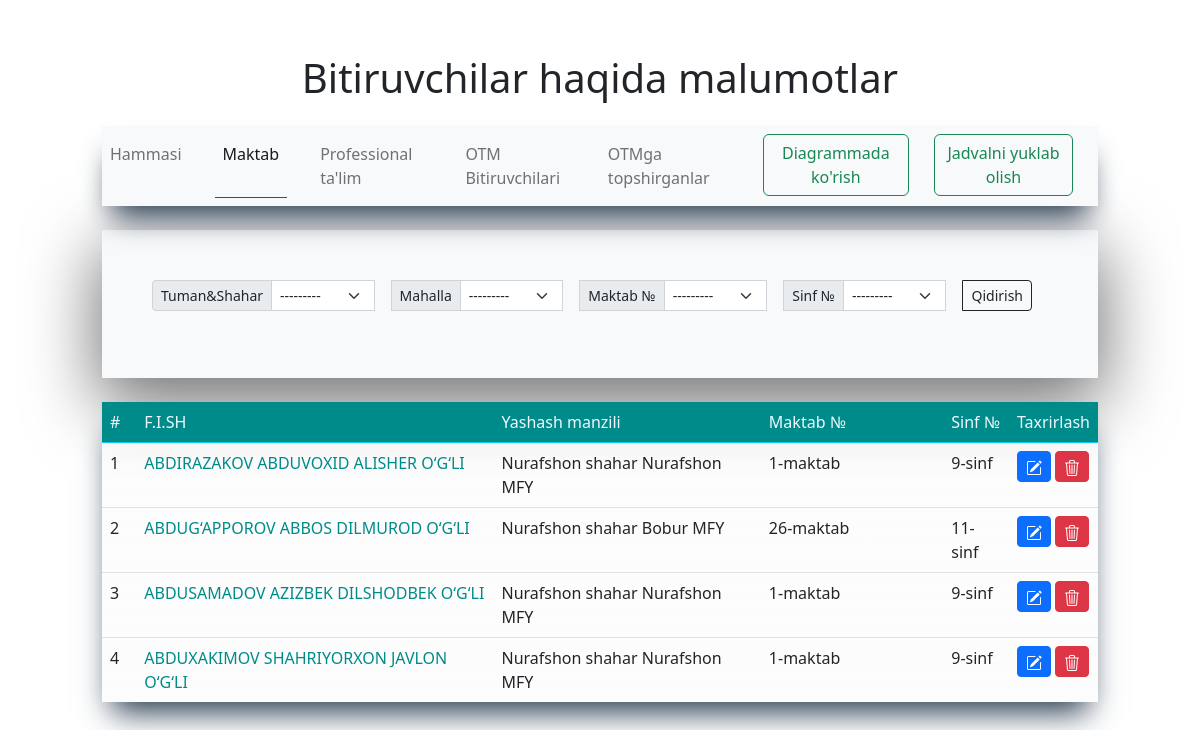
The app's page /bitiruvchilar/maktab/ (signed in), older data.
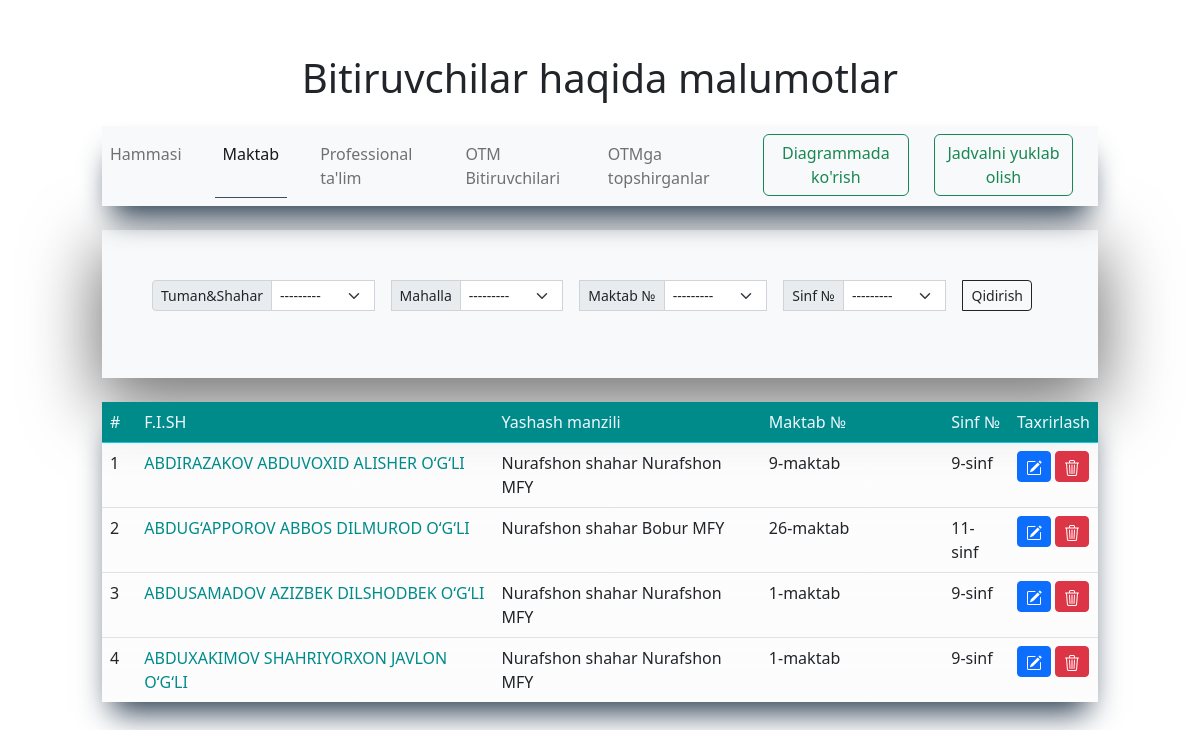
The same page, newer data.
### main/models.py (models this page shows, shortened)
class Bitiruvchi(models.Model):
    f_name = models.CharField(max_length=l, verbose_name="F.I.Sh")
    img  = models.ImageField(default='default/default.png', upload_to='bitiruvchilar-foto/', verbose_name="Rasm")
    t_sana = models.DateField(verbose_name="Tug'ulgan sana", null=True, blank=True)
    jins = models.CharField(max_length=l, choices=jins, verbose_name="Jinsi", default="o'g'il bola")
    tuman = models.ForeignKey(TumanVaShahar, on_delete=models.CASCADE, verbose_name="Yashaydigan tuman(shahar)")
    mahalla = models.ForeignKey(Mahalla, on_delete=models.CASCADE, verbose_name="Mahalla Nomi")
    uy = models.CharField(max_length=l, null=True, blank=True, verbose_name="Ko'cha nomi 45uy")
    phone = models.CharField(max_length=9, verbose_name="Telefon raqam (+998) ", null=True, blank=True)
    email = models.EmailField(max_length=l, verbose_name="E-Pochta", null=True, blank=True)
    imkonyat = models.ManyToManyField(Imkonyat, related_name="abilty", verbose_name="Kompyuter bilimi")
    qiziqish = models.ForeignKey(Qiziqish, related_name="interest", on_delete=models.CASCADE, verbose_name="Qiziqish")
    sport = models.ManyToManyField(Sport, related_name="sport", verbose_name="Qiziqadigan sport turi")
    chettili = models.ManyToManyField(ChetTili, related_name="f_lang")
    idea = models.CharField(verbose_name="Biznes g'oya", max_length=l, choices=yesNo, default="Yoq")
    short_f = models.CharField(max_length=10000, verbose_name="Bizness g'oya haqqida qisqacha (agar bor bo'lsa)", null=True, blank=True)
    add_time = models.DateTimeField(auto_now_add=True)
    def __str__(self):
        return self.f_name

class MaktabBitiruvchisi(Bitiruvchi):
    tuman_mk = models.ForeignKey(TumanVaShahar, on_delete=models.SET_NULL, null=True, blank=True, verbose_name="Maktab manzili")
    maktab = models.ForeignKey(Maktab, on_delete=models.CASCADE, verbose_name="Bitirayotgan maktab")
    sinf = models.CharField(max_length=l, choices=sinf, default='9-sinf', verbose_name="Sinf")
    vil = models.ForeignKey(Vil, related_name="mk_vil", on_delete=models.SET_NULL, null=True, blank=True, verbose_name="OTM manzili")
    otm_name = models.ForeignKey(Universitet, on_delete=models.SET_NULL, null=True, blank=True, verbose_name="Topshirmoqchi bo'lgan OTM Nomi")
    stu_way_un = models.CharField(max_length=l, null=True, blank=True, verbose_name="Mutaxasislik")
    other_un = models.CharField(max_length=l, verbose_name="ChetEl OTM nomi", null=True, blank=True)
    stu_way_ch = models.CharField(max_length=l, null=True, blank=True, verbose_name="Mutaxasislik")
    univer_sity = models.CharField(max_length=l, verbose_name="Topshirmoqchi bo'lgan universitet", null=True, blank=True)
    def __str__(self):
        return super().__str__()

class AutoTime(models.Model):
    name = models.CharField(max_length=l, verbose_name="Nomi")
    add_time = models.DateTimeField(auto_now_add=True)
    def __str__(self):
        return self.name

class Maktab(AutoTime):
    tuman = models.ForeignKey(TumanVaShahar, on_delete=models.CASCADE, verbose_name="Qaysi tuman")
    status = models.CharField(max_length=l, default="O'rta ta'lim maktabi", choices=type_school, blank=True, null=True)
    def __str__(self):
        return f"{super().name}-{self.status}"

class Bitiruvchi(models.Model):
    f_name = models.CharField(max_length=l, verbose_name="F.I.Sh")
    img  = models.ImageField(default='default/default.png', upload_to='bitiruvchilar-foto/', verbose_name="Rasm")
    t_sana = models.DateField(verbose_name="Tug'ulgan sana", null=True, blank=True)
    jins = models.CharField(max_length=l, choices=jins, verbose_name="Jinsi", default="o'g'il bola")
    tuman = models.ForeignKey(TumanVaShahar, on_delete=models.CASCADE, verbose_name="Yashaydigan tuman(shahar)")
    mahalla = models.ForeignKey(Mahalla, on_delete=models.CASCADE, verbose_name="Mahalla Nomi")
    uy = models.CharField(max_length=l, null=True, blank=True, verbose_name="Ko'cha nomi 45uy")
    phone = models.CharField(max_length=9, verbose_name="Telefon raqam (+998) ", null=True, blank=True)
    email = models.EmailField(max_length=l, verbose_name="E-Pochta", null=True, blank=True)
    imkonyat = models.ManyToManyField(Imkonyat, related_name="abilty", verbose_name="Kompyuter bilimi")
    qiziqish = models.ForeignKey(Qiziqish, related_name="interest", on_delete=models.CASCADE, verbose_name="Qiziqish")
    sport = models.ManyToManyField(Sport, related_name="sport", verbose_name="Qiziqadigan sport turi")
    chettili = models.ManyToManyField(ChetTili, related_name="f_lang")
    idea = models.CharField(verbose_name="Biznes g'oya", max_length=l, choices=yesNo, default="Yoq")
    short_f = models.CharField(max_length=10000, verbose_name="Bizness g'oya haqqida qisqacha (agar bor bo'lsa)", null=True, blank=True)
    add_time = models.DateTimeField(auto_now_add=True)
    def __str__(self):
        return self.f_name

class TumanVaShahar(AutoTime):
    status = models.CharField(max_length=l, choices=t_sh, default="shaxar")
    def __str__(self):
        return f"{super().name} {self.status}"

class AutoTime(models.Model):
    name = models.CharField(max_length=l, verbose_name="Nomi")
    add_time = models.DateTimeField(auto_now_add=True)
    def __str__(self):
        return self.name

### main/views.py (the view)
# urls.py: path("maktab/", Maktab, name="M"),
def Maktab(request):
    mk = MaktabBitiruvchisi.objects.all()
    mkFilter = MaktabFilter(request.GET, queryset=mk)
    mk = mkFilter.qs
    return render(request, "pages/maktab.html", {
        'mk':mk,
        'mkFil':mkFilter,
    })

### main/custom_context_processor.py (called while the page is built)
def data_avalible(request):
    all_tumanlar = TumanVaShahar.objects.all().order_by('name')
    context = {
        'all_tumanlar':all_tumanlar,
    }
    return context

### main/models.py (called while the page is built)
    def __str__(self):
        return f"{super().__str__()} MFY"

    def __str__(self):
        return super().__str__()

    def __str__(self):
        return super().__str__()

    def __str__(self):
        return super().__str__()

### templates/pages/maktab.html (shortened to what this page needs)
{% extends 'main.html' %}
{% block content %}
    <div class="background-table" >
            <div class="row">
            <div class="col-10 m-auto">
                <h1 class="text-center my-1">Bitiruvchilar haqida malumotlar</h1>
                <nav class="navbar navbar-expand-lg my-4 bg-light">
                    <div class="collapse navbar-collapse" id="navbarNav">
                    <ul class="navbar-nav w-100 justify-content-center top-nav">
                        <li class="nav-item ">
                            <a href="{% url 'T' %}" class="nav-link ">Hammasi</a>
                        </li>
                        <li class="nav-item active-li">
                            <a class="nav-link active" href="{% url 'M' %}">Maktab</a>
                        </li>
                        <li class="nav-item">
                            <a class="nav-link" href="{% url 'K' %}">Professional ta'lim</a>
                        </li>
                        <li class="nav-item">
                            <a class="nav-link" href="{% url 'F' %}">OTM Bitiruvchilari</a>
                        </li>
                        <li class="nav-item">
                            <a href="{% url 'E' %}" class="nav-link">OTMga topshirganlar</a>
                        </li>
                        <li class="nav-item">
                            <a href="{% url 'H' %}" class="btn btn-outline-success">Diagrammada ko'rish</a>
                        </li>
                        <li class="nav-item">
                            <a class="btn btn-outline-success" id="MaktabExport" type="button" href="">Jadvalni yuklab olish</a>
                        </li>
                    </ul>
                    </div>
                </nav>
                {% include "../widgets/filters.html" %}
                <div class="table-box">
                    <table class="table">
                            <thead class="border-info">
                                <tr>
                                    <th scope="col">#</th>
                                    <th scope="col">F.I.SH</th>
                                    <th scope="col">
                                        Yashash manzili
                                    </th>
                                    <th scope="col">
                                        Maktab №
                                    </th>
                                    <th scope="col">Sinf №</th>
                                    <th class="noExl">Taxrirlash</th>
                                </tr>
                            </thead>
                        <tbody>
                            {% for i in mk %}
                                <tr>
                                    <td>{{ forloop.counter }}</td>
                                    <td><a href="{% url 'RE' pk=i.pk %}">{{ i.f_name }}</a></td>
                                    <td>{{ i.tuman }} {{ i.mahalla }}</td>
                                    <td>{{ i.maktab }}</td>
                                    <td>{{ i.sinf }}</td>
                                    <td class="noExl">
                                        <a href="{% url 'EMB' pk=i.pk %}" class="btn btn-primary btn-sm">
                                        </a>
                                        <a href="" class="btn btn-danger btn-sm" data-bs-toggle="modal" data-bs-target="#staticBackdrop{{forloop.counter}}">
                                        </a>
                                    </td>
                                </tr>
                            {% empty %}
                                <tr class="text-center">
                                    <td colspan="6">Afsuski siz qidirgan malumotlar topilmadi</td>
                                </tr>
                            {% endfor %}
                        </tbody>
                    </table>
                </div>
            </div>
        </div>
    </div>
{% endblock %}

Row changes from the older to the newer data that the page shows:
changed MaktabBitiruvchisi "ABDIRAZAKOV ABDUVOXID ALISHER O‘G‘LI": maktab "1-maktab" → "9-maktab"
